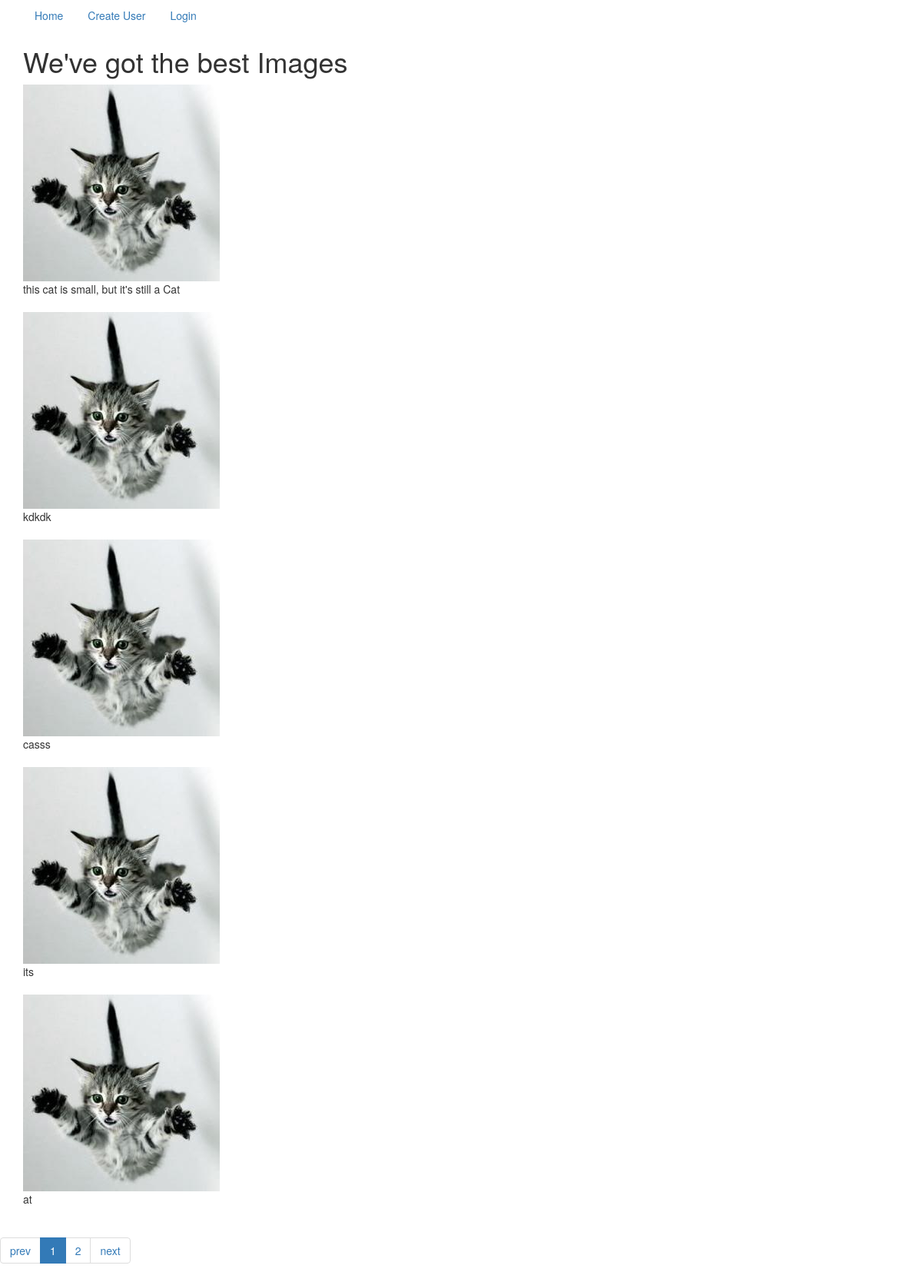
The page / on the database its author committed.
### notgur/models.py (models this page shows, shortened)
class Image(models.Model):
    created_user = models.ForeignKey("auth.User")
    title = models.CharField(max_length=50)
    description = models.TextField()
    created_time = models.DateTimeField(auto_now_add=True)
    picture = models.ImageField()
    @property
    def image_url(self):
        if self.picture:
            return self.picture.url

### notgur/views.py (the view)
# urls.py: url(r'^$', ImageListView.as_view(), name="image_list_view"),
class ImageListView(ListView):
    model = Image
    paginate_by = 5

### templates/notgur/image_list.html
{% extends "base.html" %}
{% block content %}
<div class="container">
  <h1>We've got the best Images </h1>
</div>
{% for image in object_list %}
  <div class="container">
      <a href="{% url 'image_detail_view' image.id %}">
      <img src="{{ MEDIA_URL }} {{image.image_url }}" alt="Picture of {{ image.picture }}" />
    </a>
  </div>
  <div class="container">
    {{ image.description }}
  </div>
  <br>
{% endfor %}
<ul class="pagination">
  <li>
    {% if page_obj.has_previous %}
      <a href="?page={{ page_obj.previous_page_number }}">
        prev
      </a>
    {% else %}
      <span>prev</span>
    {% endif %}
  </li>
  {% for page_number in paginator.page_range %}
    {% if page_number is page_obj.number %}
      <li class="active">
        <span>{{ page_number }}</span>
      </li>
    {% else %}
      <li>
        <a href="?page={{ page_number }}">
          {{ page_number }}
        </a>
      </li>
    {% endif %}
  {% endfor %}
  <li>
    {% if page_obj.has_next %}
      <a href="?page={{ page_obj.next_page_number }}">
        next
      </a>
    {% else %}
      <span>next</span>
    {% endif %}
  </li>
</ul>
{% endblock %}

### templates/base.html (shortened to what this page needs)
{% load staticfiles %}
<!DOCTYPE html>
<html>
  <head>
    <link rel="stylesheet" href="{% static 'css/bootstrap.css' %}" media="screen" title="no title">
  </head>
  <nav>
    <div class="container">
    <ul class="nav nav-pills">
        <li role="presentation"><a href="{% url 'image_list_view' %}">Home</a></li>
        {% if not request.user.is_authenticated %}
          <li role="presentation"><a href="{% url 'user_create_view' %}">Create User</a></li>
          <li role="presentation"><a href="{% url 'login' %}">Login</a></li>
        {% else %}
          <li role="presentation"><a href="{% url 'profile_view' %}">{{user}}'s profile'</a></li>
          <li role="presentation"><a href="{% url 'logout' %}?next={% url 'image_list_view' %}">Logout</a></li>
        {% endif %}
      </ul>
            </div>
        </nav>
  <body>
      {% block content %}
      {% endblock %}
  </body>

### templates/base.html (style rules this page uses)
body { background-color: White; }

### rows shown on the page
Image: image_url (picture), description "this cat is small, but it's still a Cat"
Image: image_url (picture), description "kdkdk"
Image: image_url (picture), description "casss"
Image: image_url (picture), description "its"
Image: image_url (picture), description "at"

### other values the page prints
{{ page_number }} "1"
{{ page_number }} "2"
